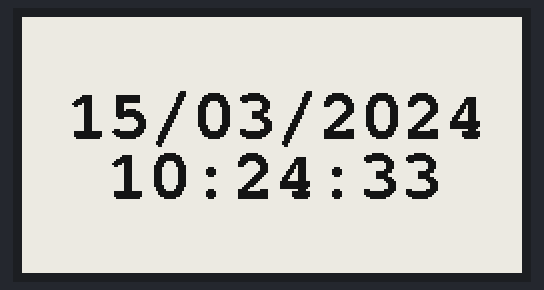
Recording of a sketch running on a simulated ESP32. Shown: 250×128 one-colour display. WiFi joins after 1.5 s; servers stay silent unless stated; the local clock reads 2024-03-15 10:24:30 at power-on unless the sketch sets it; storage starts empty; what the sketch prints to the serial monitor is not drawn.

Above: at 4.1 s.
At 8.7 s:
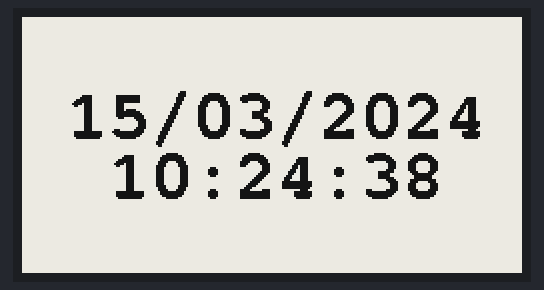
At 12.8 s:
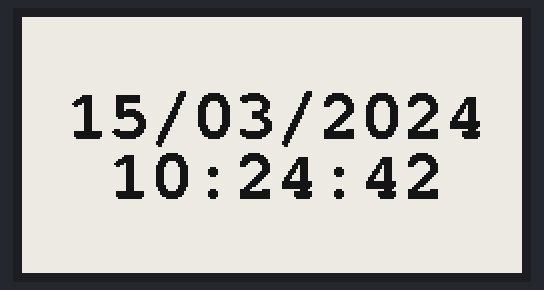
At 20.9 s:
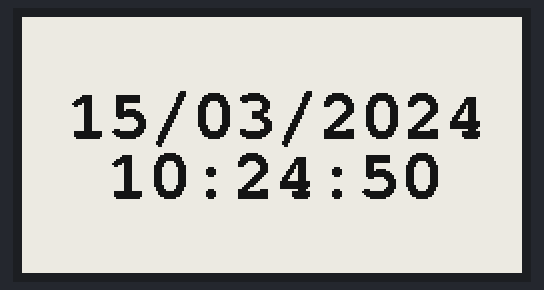
At 30.0 s:
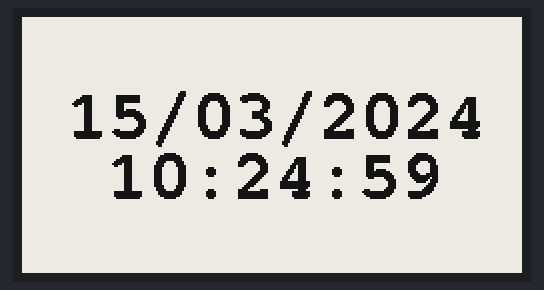
At 38.7 s:
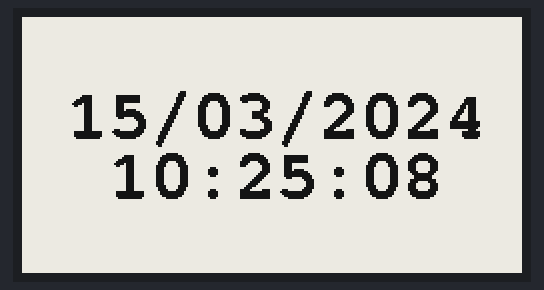

Measured:
- what the display in image 0 shows lasts 0.5 s, from 4.1 s to 4.6 s
- what the display in image 1 shows lasts 1.1 s, from 8.6 s to 9.7 s

The sketch:

esp32_eink_time.ino
```cpp
#include <GxEPD.h>
#include "SD.h"
#include "SPI.h"

#include <WiFi.h>
#include "time.h"

const char* ssid = ""; // wifi network name
const char* password = ""; // wifi password

const char* ntpServer = "ntp.ntsc.ac.cn"; // local ntp server
const uint32_t  gmtOffset_sec = 1*3600; // GMT+01:00, change depending on timezone
const uint16_t   daylightOffset_sec = 3600; // 0 if daylight saving time is off, 3600 otherwise

#include <GxGDEH0213B72/GxGDEH0213B72.h>
#include <Fonts/FreeMonoBold18pt7b.h>

#include <GxIO/GxIO_SPI/GxIO_SPI.h>
#include <GxIO/GxIO.h>

#define SPI_MOSI 23
#define SPI_MISO -1
#define SPI_CLK 18

#define ELINK_SS 5
#define ELINK_BUSY 4
#define ELINK_RESET 16
#define ELINK_DC 17

#define SDCARD_SS 13
#define SDCARD_CLK 14
#define SDCARD_MOSI 15
#define SDCARD_MISO 2

#define BUTTON_PIN 39

typedef enum
{
    RIGHT_ALIGNMENT = 0,
    LEFT_ALIGNMENT,
    CENTER_ALIGNMENT,
} Text_alignment;


GxIO_Class io(SPI, /*CS=5*/ ELINK_SS, /*DC=*/ ELINK_DC, /*RST=*/ ELINK_RESET);
GxEPD_Class display(io, /*RST=*/ ELINK_RESET, /*BUSY=*/ ELINK_BUSY);

SPIClass sdSPI(VSPI);

const uint8_t Whiteboard[1700] = {0x00};

uint16_t Year = 0 , Month = 0 , Day = 0 , Hour = 0 , Minute = 0 , Second = 0;
char Date[]={"01/01/2000"};
char Time[]={"00:00:00"};
bool sdOK = false;

void setup()
{
  Serial.begin(115200);
  Serial.println();
  Serial.println("setup");

  Serial.printf("Connecting to %s ", ssid);
  WiFi.begin(ssid, password);
  while (WiFi.status() != WL_CONNECTED) {
    delay(500);
    Serial.print(".");
  }
  Serial.println(" CONNECTED");

  SPI.begin(SPI_CLK, SPI_MISO, SPI_MOSI, ELINK_SS);
  display.init(); // enable diagnostic output on Serial

  display.setRotation(1);
  display.fillScreen(GxEPD_WHITE);
  display.setTextColor(GxEPD_BLACK);
  display.setFont(&FreeMonoBold18pt7b);
  display.setCursor(0, 0);

  sdSPI.begin(SDCARD_CLK, SDCARD_MISO, SDCARD_MOSI, SDCARD_SS);

  if (!SD.begin(SDCARD_SS, sdSPI)) {
    sdOK = false;
  } else {
    sdOK = true;
  }

  display.fillScreen(GxEPD_WHITE);
  display.update();
}

void loop()
{
  getTimeFromNTP("EU");
  displayText(String(Date), 60, CENTER_ALIGNMENT);
  displayText(String(Time), 90, CENTER_ALIGNMENT);
  display.updateWindow(22, 30,  222,  90, true);
  display.drawBitmap(Whiteboard, 22, 31,  208, 60, GxEPD_BLACK);
}

void displayText(const String &str, uint16_t y, uint8_t alignment)
{
  int16_t x = 0;
  int16_t x1, y1;
  uint16_t w, h;
  display.setCursor(x, y);
  display.getTextBounds(str, x, y, &x1, &y1, &w, &h);

  switch (alignment)
  {
  case RIGHT_ALIGNMENT:
    display.setCursor(display.width() - w - x1, y);
    break;
  case LEFT_ALIGNMENT:
    display.setCursor(0, y);
    break;
  case CENTER_ALIGNMENT:
    display.setCursor(display.width() / 2 - ((w + x1) / 2), y);
    break;
  default:
    break;
  }
  display.println(str);
}

void getTimeFromNTP(String format)
{
  configTime(gmtOffset_sec, daylightOffset_sec, ntpServer);
  struct tm timeinfo;
  if(!getLocalTime(&timeinfo)){
    Serial.println("Failed to obtain time");
    return;
  }

  if (format == "EU") {
    // tm_year: Years since 1900
    Date[0] = timeinfo.tm_mday / 10 % 10 + '0';
    Date[1] = timeinfo.tm_mday % 10 + '0';
    Date[2] = '/';
    Date[3] = (timeinfo.tm_mon + 1) / 10 % 10 + '0';
    Date[4] = (timeinfo.tm_mon + 1) % 10 + '0';
    Date[5] = '/';
    Date[6] = (timeinfo.tm_year + 1900) / 1000 % 10  + '0';
    Date[7] = (timeinfo.tm_year + 1900) / 100 % 10  + '0';
    Date[8] = (timeinfo.tm_year - 100) / 10 % 10 + '0';
    Date[9] = (timeinfo.tm_year - 100) % 10 + '0';

    Time[0] = timeinfo.tm_hour / 10 % 10 + '0';
    Time[1] = timeinfo.tm_hour % 10 + '0';
    Time[3] = timeinfo.tm_min / 10 % 10 + '0';
    Time[4] = timeinfo.tm_min % 10 + '0';
    Time[6] = timeinfo.tm_sec / 10 % 10 + '0';
    Time[7] = timeinfo.tm_sec % 10 + '0';
    }
  else {
    // tm_year: Years since 1900
    Date[0] = (timeinfo.tm_year + 1900) / 1000 % 10  + '0';
    Date[1] = (timeinfo.tm_year + 1900) / 100 % 10  + '0';
    Date[2] = (timeinfo.tm_year - 100) / 10 % 10 + '0';
    Date[3] = (timeinfo.tm_year - 100) % 10 + '0';
    Date[4] = '/';
    Date[5] = (timeinfo.tm_mon + 1) / 10 % 10 + '0';
    Date[6] = (timeinfo.tm_mon + 1) % 10 + '0';
    Date[7] = '/';
    Date[8] = timeinfo.tm_mday / 10 % 10 + '0';
    Date[9] = timeinfo.tm_mday % 10 + '0';

    Time[0] = timeinfo.tm_hour / 10 % 10 + '0';
    Time[1] = timeinfo.tm_hour % 10 + '0';
    Time[3] = timeinfo.tm_min / 10 % 10 + '0';
    Time[4] = timeinfo.tm_min % 10 + '0';
    Time[6] = timeinfo.tm_sec / 10 % 10 + '0';
    Time[7] = timeinfo.tm_sec % 10 + '0';
  }

  Serial.println(Date);
  Serial.println(Time);
  Serial.println(" ");
}
```
